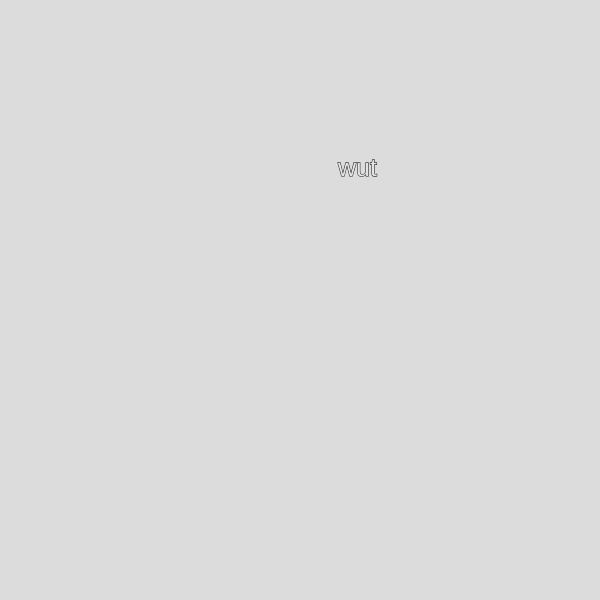
Frame 1 (no input)
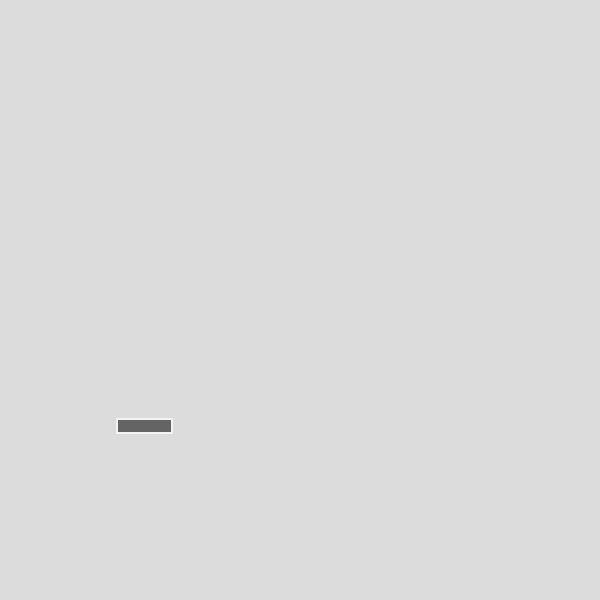
Frame 60 (no input)
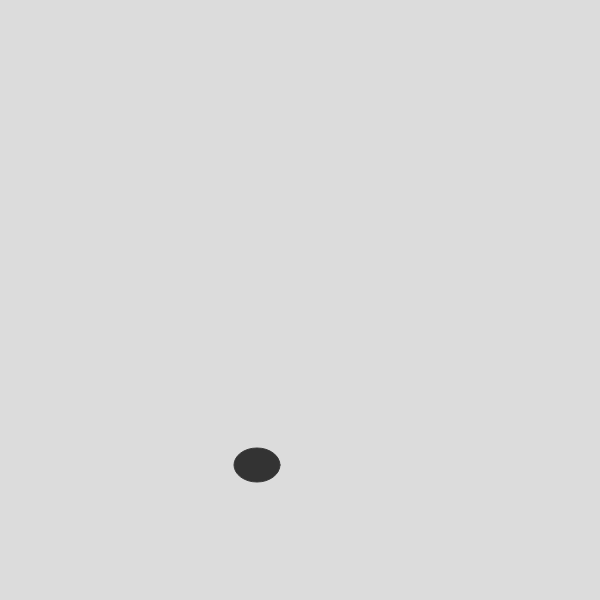
Frame 120 (the mouse pressed at the canvas centre since frame 60)

The p5.js sketch that drew these frames (run headless with seeded random() and noise() and a simulated clock; from frame 60 on, the mouse is pressed at the canvas centre):

// p5.js sketch
// ── sketch.js
var sw = 600;
var sh = 600;

// the setup function runs when your sketch starts up
function setup() {
  createCanvas(sw, sh);
  randomSeed(878969);
}

// the draw function is automatically called lots of times a second
function draw() {
  background(220);
  drawRandomThing();
  /*
  for (var i = 0; i < 1000; i++) {
    drawRandomRectangle();
  }
  */
}

function drawRandomThing() {
  setRandomFillAndStroke();
  var thing = floor(random(5));
  if (thing == 0) {
    drawRandomLine();
  } else if (thing == 1) {
    drawRandomCircle();
  } else if (thing == 2) {
    drawRandomEllipse();
  } else if (thing == 3) {
    drawRandomRectangle();
  } else if (thing == 4) {
    drawRandomText();
  }
}

function drawRandomLine() {
  var x1 = floor(random(sw));
  var y1 = floor(random(sh));
  var x2 = floor(random(sw));
  var y2 = floor(random(sh));
  line(x1,y1,x2,y2);
}

function drawRandomCircle() {
  var x = floor(random(sw));
  var y = floor(random(sh));
  var r = random(10, 40);
  ellipse(x, y, r, r);
}

function drawRandomEllipse() {
  var x = floor(random(sw));
  var y = floor(random(sh));
  var w = floor(random(10, 60));
  var h = floor(random(10, 60));
  ellipse(x, y, w, h);
}

function drawRandomRectangle() {
  var x = floor(random(sw));
  var y = floor(random(sh));
  var w = floor(random(10, 60));
  var h = floor(random(10, 60));
  rect(x, y, w, h);
}

function drawRandomText() {
  var x = floor(random(sw));
  var y = floor(random(sh));
  var size = floor(random(10, 40));
  textSize(size);
  text('wut', x, y);
}

function setRandomFillAndStroke() {
  var fillColor = floor(random(10, 256));
  var strokeColor = floor(random(10, 256));
  var strokeSize = floor(random(1, 4));

  fill(fillColor);
  stroke(strokeColor);
  strokeWeight(strokeSize);
}

// the mouseClicked function is called when the user clicks on your sketch
function mouseClicked() {
  print('the ' + mouseButton + ' mouse button was clicked at ' + mouseX + ',' + mouseY);
}

// the keyTyped function is called when the user types a key
function keyTyped() {
  print('the key ' + key + ' was typed');
}

// ***************************************
// functions I wrote
// ***************************************

function kindsOfVariables() {
  // integer
  var i = 3;
  print('i is ' + i);

  // decimal number (float)
  var f = 3.1415;
  print('f is ' + f);

  // string
  var s = 'string';
  print('s is ' + s);

  // array
  var a = [1, 2, 3, 4, 5];
  print('a is ' + a);

  var sa = ['a', 'b', 'c', 'd'];
  print('sa is ' + sa);

  // object
  var o = {
    name: 'me',
    age: 38,
    tall: true
  };
  print('o is ' + o);
  print('o is really ' + JSON.stringify(o));
  print('o.name is ' + o.name);
}

function doIfStatement() {
  var str1 = 'I am a string';
  var str2 = 'I am also a string';
  if (str1 === str2) {
    print(str1 + ' is the same as ' + str2);
  } else {
    print(str1 + ' is different than ' + str2);
  }

  var num = 5;
  if (num === 5) {
    print('yep, num is 5');
  }
}

function doForLoop() {
  for (var i = 0; i < 10; i++) {
    print(i);
  }

  for (var y = 0; y < 4; y++) {
    for (var x = 0; x < 4; x++) {
      print('x is ' + x + ' and y is ' + y);
    }
  }
}
